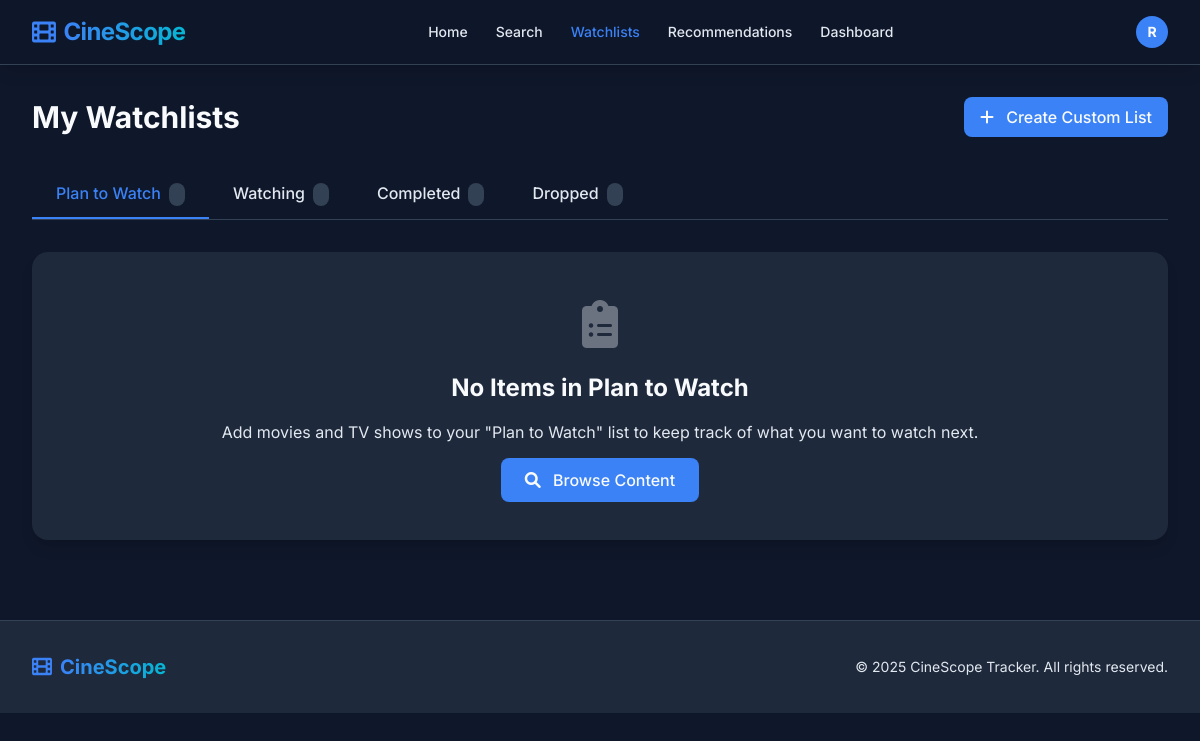
Page /watchlists/ (signed in) on the earlier database version.
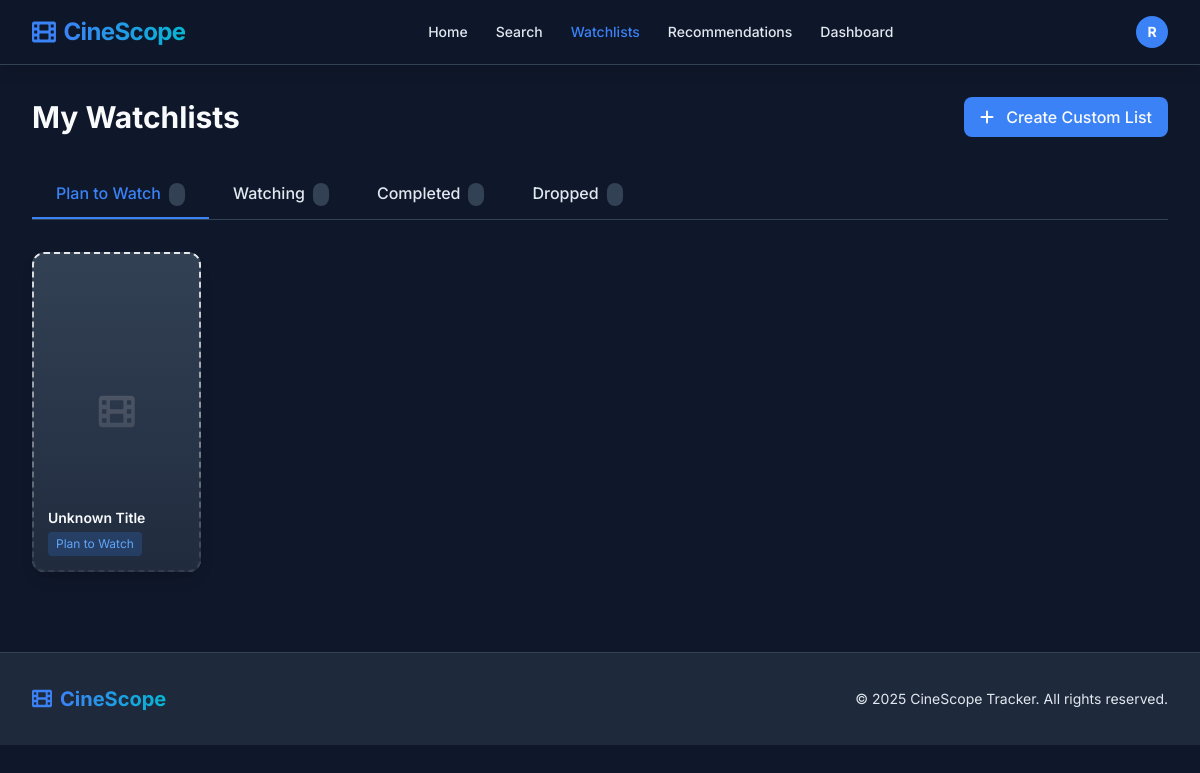
Same page on the later database version.
### accounts/models.py (models this page shows, shortened)
class User(AbstractUser):
    email = models.EmailField(unique=True)
    created_at = models.DateTimeField(auto_now_add=True)
    USERNAME_FIELD = 'email'
    REQUIRED_FIELDS = ['username']

### watchlists/models.py (models this page shows, shortened)
class UserWatchlist(models.Model):
    WATCHLIST_STATUS_CHOICES = [
        ('plan_to_watch', 'Plan to Watch'),
        ('watching', 'Watching'),
        ('completed', 'Completed'),
        ('dropped', 'Dropped'),
    ]
    user = models.ForeignKey(settings.AUTH_USER_MODEL, on_delete=models.CASCADE)
    content_id = models.CharField(max_length=20)  # TMDB ID
    content_type = models.CharField(max_length=10)  # 'movie' or 'tv'
    status = models.CharField(max_length=20, choices=WATCHLIST_STATUS_CHOICES, default='plan_to_watch')
    added_at = models.DateTimeField(auto_now_add=True)
    updated_at = models.DateTimeField(auto_now=True)
    class Meta:
        unique_together = ('user', 'content_id', 'content_type')

### watchlists/views.py (the view)
# urls.py: path('', views.watchlist, name='watchlist'),
@login_required
def watchlist(request):
    from services.tmdb_service import TMDBService
    tmdb_service = TMDBService()
    watchlists = UserWatchlist.objects.filter(user=request.user)
    plan_to_watch = watchlists.filter(status='plan_to_watch')
    watching = watchlists.filter(status='watching')
    completed = watchlists.filter(status='completed')
    dropped = watchlists.filter(status='dropped')
    def enrich_watchlist_items(items):
        enriched_items = []
        for item in items:
            try:
                if item.content_type == 'movie':
                    details = tmdb_service.get_movie_details(item.content_id)
                    item.title = details.get('title', 'Unknown Movie')
                    item.poster_path = details.get('poster_path', '')
                    item.release_date = details.get('release_date', '')
                elif item.content_type == 'tv':
                    details = tmdb_service.get_tv_show_details(item.content_id)
                    item.title = details.get('name', 'Unknown TV Show')
                    item.poster_path = details.get('poster_path', '')
                    item.release_date = details.get('first_air_date', '')
                enriched_items.append(item)
            except Exception as e:
                item.title = 'Unknown Title'
                item.poster_path = ''
                item.release_date = ''
                enriched_items.append(item)
        return enriched_items
    enriched_plan_to_watch = enrich_watchlist_items(plan_to_watch)
    enriched_watching = enrich_watchlist_items(watching)
    enriched_completed = enrich_watchlist_items(completed)
    enriched_dropped = enrich_watchlist_items(dropped)
    context = {
        'plan_to_watch': enriched_plan_to_watch,
        'watching': enriched_watching,
        'completed': enriched_completed,
        'dropped': enriched_dropped,
    }
    return render(request, 'watchlists/watchlist.html', context)

### services/tmdb_service.py (called while the page is built)
    def _generate_cache_key(self, endpoint, params=None):
        key_string = f"{endpoint}"
        if params:
            sorted_params = sorted(params.items())
            key_string += f"?{sorted_params}"
        return f"tmdb_{hashlib.md5(key_string.encode()).hexdigest()}"

    def _get_from_cache(self, cache_key):
        return cache.get(cache_key)

    def _make_request(self, endpoint, params=None):
        if params is None:
            params = {}
        params['api_key'] = self.api_key
        cache_key = self._generate_cache_key(endpoint, params)
        cached_data = self._get_from_cache(cache_key)
        if cached_data is not None:
            return cached_data
        url = f"{self.base_url}/{endpoint}"
        response = requests.get(url, headers=self.headers, params=params)
        if response.status_code == 200:
            data = response.json()
            self._set_in_cache(cache_key, data)
            return data
        else:
            response.raise_for_status()

    def get_movie_details(self, movie_id):
        return self._make_request(f'movie/{movie_id}')

### templates/watchlists/watchlist.html (shortened to what this page needs)
{% extends 'base.html' %}
{% block content %}
<div class="max-w-screen-xl mx-auto">
    <div class="flex justify-between items-center mb-8">
        <h1 class="text-3xl font-bold text-white-text">My Watchlists</h1>
        <button class="px-4 py-2 bg-electric-blue hover:bg-vibrant-teal text-white-text rounded-lg font-medium transition duration-300">
            <i class="fas fa-plus mr-2"></i> Create Custom List
        </button>
    </div>
    <div class="flex border-b border-dark-accent mb-8">
        <button class="tab-button px-6 py-3 font-medium text-light-text border-b-2 border-transparent hover:text-white-text transition duration-300" data-tab="plan_to_watch">
            Plan to Watch <span class="ml-2 bg-dark-accent text-light-text text-xs px-2 py-1 rounded-full">{{ plan_to_watch.count }}</span>
        </button>
        <button class="tab-button px-6 py-3 font-medium text-light-text border-b-2 border-transparent hover:text-white-text transition duration-300" data-tab="watching">
            Watching <span class="ml-2 bg-dark-accent text-light-text text-xs px-2 py-1 rounded-full">{{ watching.count }}</span>
        </button>
        <button class="tab-button px-6 py-3 font-medium text-light-text border-b-2 border-transparent hover:text-white-text transition duration-300" data-tab="completed">
            Completed <span class="ml-2 bg-dark-accent text-light-text text-xs px-2 py-1 rounded-full">{{ completed.count }}</span>
        </button>
        <button class="tab-button px-6 py-3 font-medium text-light-text border-b-2 border-transparent hover:text-white-text transition duration-300" data-tab="dropped">
            Dropped <span class="ml-2 bg-dark-accent text-light-text text-xs px-2 py-1 rounded-full">{{ dropped.count }}</span>
        </button>
    </div>
    <div class="tab-content">
        <div id="plan_to_watch" class="tab-panel">
            {% if plan_to_watch %}
            <div class="grid grid-cols-2 sm:grid-cols-3 md:grid-cols-4 lg:grid-cols-6 gap-6">
                {% for item in plan_to_watch %}
                <div class="group relative bg-dark-card rounded-xl overflow-hidden shadow-lg hover:shadow-2xl transition-all duration-300 transform hover:-translate-y-1">
                    <div class="aspect-w-2 aspect-h-3">
                        {% if item.poster_path %}
                        <img src="https://image.tmdb.org/t/p/w500{{ item.poster_path }}" alt="{{ item.title }}" class="w-full h-80 object-cover">
                        {% else %}
                        <div class="bg-dark-accent border-2 border-dashed rounded-xl w-full h-80 flex items-center justify-center">
                            {% if item.content_type == 'movie' %}
                            <i class="fas fa-film text-gray-500 text-4xl"></i>
                            {% else %}
                            <i class="fas fa-tv text-gray-500 text-4xl"></i>
                            {% endif %}
                        </div>
                        {% endif %}
                    </div>
                    <div class="absolute inset-0 bg-gradient-to-t from-dark-card to-transparent opacity-90"></div>
                    <div class="absolute bottom-0 left-0 right-0 p-4">
                        <h3 class="font-semibold text-white-text text-sm truncate">{{ item.title }}</h3>
                        <div class="flex items-center mt-1">
                            <span class="bg-blue-500/20 text-blue-400 text-xs px-2 py-1 rounded">Plan to Watch</span>
                        </div>
                    </div>
                </div>
                {% endfor %}
            </div>
            {% else %}
            <div class="bg-dark-card rounded-2xl p-12 text-center shadow-lg">
                <i class="fas fa-clipboard-list text-5xl text-gray-500 mb-6"></i>
                <h2 class="text-2xl font-bold text-white-text mb-4">No Items in Plan to Watch</h2>
                <p class="text-light-text mb-6">Add movies and TV shows to your "Plan to Watch" list to keep track of what you want to watch next.</p>
                <a href="{% url 'search' %}" class="px-6 py-3 bg-electric-blue hover:bg-vibrant-teal text-white-text rounded-lg font-medium transition duration-300">
                    <i class="fas fa-search mr-2"></i> Browse Content
                </a>
            </div>
            {% endif %}
        </div>
    </div>
</div>
{% endblock %}

### templates/base.html (shortened to what this page needs)
<!DOCTYPE html>
<html lang="en">
<head>
    <script src="https://cdn.tailwindcss.com"></script>
    <link rel="stylesheet" href="https://cdnjs.cloudflare.com/ajax/libs/font-awesome/6.0.0/css/all.min.css">
</head>
<body class="bg-dark-bg text-light-text font-sans">
    <nav class="sticky top-0 z-50 bg-dark-bg/90 backdrop-blur-sm border-b border-dark-accent shadow-lg">
        <div class="max-w-screen-xl mx-auto px-4 sm:px-6 lg:px-8">
            <div class="flex justify-between items-center h-16">
                <div class="flex items-center">
                    <div class="text-2xl font-bold text-white-text tracking-tight">
                        <a href="{% url 'home' %}" class="flex items-center">
                            <i class="fas fa-film text-electric-blue mr-2"></i>
                            <span class="bg-gradient-to-r from-electric-blue to-vibrant-teal bg-clip-text text-transparent">CineScope</span>
                        </a>
                    </div>
                </div>
                <div class="hidden md:flex items-center space-x-1">
                    <a href="{% url 'home' %}" class="px-3 py-2 rounded-md text-sm font-medium hover:text-white-text transition duration-300 {% if request.resolver_match.url_name == 'movies_home' %}text-electric-blue{% else %}text-light-text{% endif %}">Home</a>
                    <a href="{% url 'search' %}" class="px-3 py-2 rounded-md text-sm font-medium hover:text-white-text transition duration-300 {% if request.resolver_match.url_name == 'search' %}text-electric-blue{% else %}text-light-text{% endif %}">Search</a>
                    <a href="{% url 'watchlist' %}" class="px-3 py-2 rounded-md text-sm font-medium hover:text-white-text transition duration-300 {% if request.resolver_match.url_name == 'watchlist' %}text-electric-blue{% else %}text-light-text{% endif %}">Watchlists</a>
                    <a href="{% url 'recommendations' %}" class="px-3 py-2 rounded-md text-sm font-medium hover:text-white-text transition duration-300 {% if request.resolver_match.url_name == 'recommendations' %}text-electric-blue{% else %}text-light-text{% endif %}">Recommendations</a>
                    <a href="{% url 'dashboard' %}" class="px-3 py-2 rounded-md text-sm font-medium hover:text-white-text transition duration-300 {% if request.resolver_match.url_name == 'dashboard' %}text-electric-blue{% else %}text-light-text{% endif %}">Dashboard</a>
                </div>
                <div class="flex items-center">
                    {% if user.is_authenticated %}
                        <div class="relative group">
                            <button class="flex items-center text-sm rounded-full focus:outline-none">
                                <div class="h-8 w-8 rounded-full bg-electric-blue flex items-center justify-center text-white-text font-bold">
                                    {{ user.username|first|upper }}
                                </div>
                            </button>
                        </div>
                    {% endif %}
                </div>
            </div>
        </div>
    </nav>
    <main class="max-w-screen-xl mx-auto px-4 sm:px-6 lg:px-8 py-8">
        {% block content %}
        {% endblock %}
    </main>
    <footer class="bg-dark-card border-t border-dark-accent mt-12">
        <div class="max-w-screen-xl mx-auto px-4 sm:px-6 lg:px-8 py-8">
            <div class="md:flex md:items-center md:justify-between">
                <div class="flex justify-center md:justify-start">
                    <div class="text-xl font-bold text-white-text">
                        <a href="{% url 'home' %}" class="flex items-center">
                            <i class="fas fa-film text-electric-blue mr-2"></i>
                            <span class="bg-gradient-to-r from-electric-blue to-vibrant-teal bg-clip-text text-transparent">CineScope</span>
                        </a>
                    </div>
                </div>
                <div class="mt-8 md:mt-0 md:order-1">
                    <p class="text-center text-sm text-light-text">
                        &copy; 2025 CineScope Tracker. All rights reserved.
                    </p>
                </div>
            </div>
        </div>
    </footer>
</body>
</html>

Differences in the rows shown:
added UserWatchlist: content_type "movie" (drawn), title "Unknown Title"
Other differences:
text no longer shown: "No Items in Plan to Watch Add movies and TV shows to your \"Plan to Watch\" list to keep track of what you want to watch next. Browse Content"
